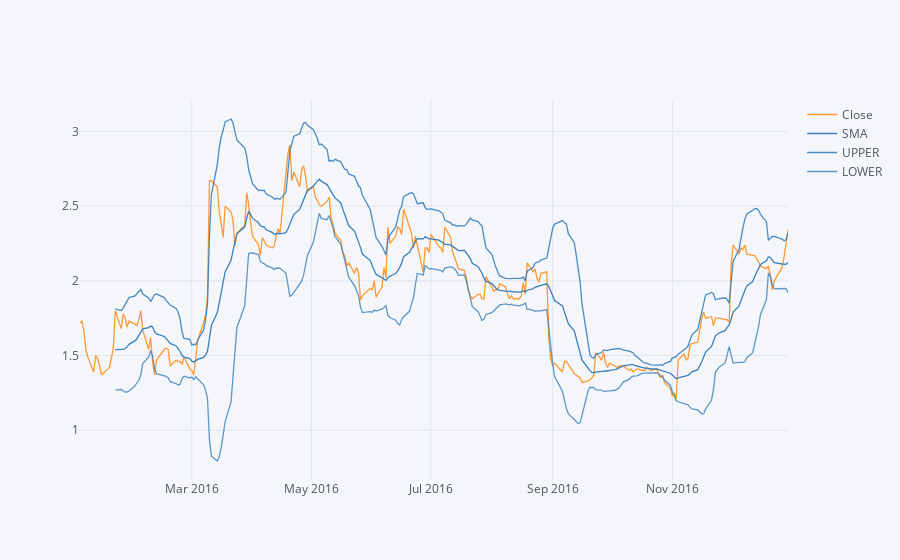

The notebook cell this image was saved under:
### Code cell
CBK['Close'].loc['2016-01-01':'2016-12-31'].ta_plot(study = 'boll')

### Figure 1 — Plotly figure (JSON) as saved in the notebook; plotly's stock layout.template omitted (floating-point values rounded to 4 significant figures; data arrays with more than 128 entries replaced by an {"elided": "..."} marker saying what was removed)
{"data": [{"line": {"color": "rgba(255, 153, 51, 1.0)", "dash": "solid", "width": 1.3}, "mode": "lines", "name": "Close", "text": "", "type": "scatter", "x": {"elided": "252 str values"}, "y": {"elided": "252 float values"}}, {"line": {"color": "rgba(55, 128, 191, 1.0)", "dash": "solid", "width": 1.3}, "mode": "lines", "name": "SMA", "text": "", "type": "scatter", "x": {"elided": "252 str values"}, "y": {"elided": "252 mixed values"}}, {"line": {"color": "rgba(55, 128, 191, 0.89999999999999991)", "dash": "solid", "width": 1.3}, "mode": "lines", "name": "UPPER", "text": "", "type": "scatter", "x": {"elided": "252 str values"}, "y": {"elided": "252 mixed values"}}, {"line": {"color": "rgba(55, 128, 191, 0.79999999999999982)", "dash": "solid", "width": 1.3}, "mode": "lines", "name": "LOWER", "text": "", "type": "scatter", "x": {"elided": "252 str values"}, "y": {"elided": "252 mixed values"}}], "layout": {"legend": {"bgcolor": "#F5F6F9", "font": {"color": "#4D5663"}}, "paper_bgcolor": "#F5F6F9", "plot_bgcolor": "#F5F6F9", "titlefont": {"color": "#4D5663"}, "xaxis1": {"gridcolor": "#E1E5ED", "showgrid": true, "tickfont": {"color": "#4D5663"}, "title": "", "titlefont": {"color": "#4D5663"}, "zerolinecolor": "#E1E5ED"}, "yaxis1": {"gridcolor": "#E1E5ED", "showgrid": true, "tickfont": {"color": "#4D5663"}, "title": "", "titlefont": {"color": "#4D5663"}, "zerolinecolor": "#E1E5ED"}}}
